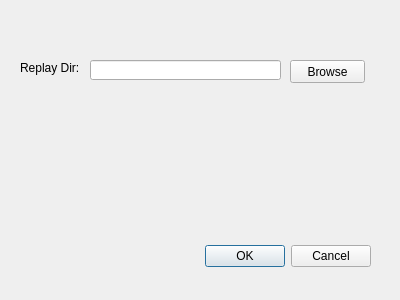
<?xml version="1.0" encoding="UTF-8"?>
<ui version="4.0">
 <class>Preferences</class>
 <widget class="QDialog" name="Preferences">
  <property name="geometry">
   <rect>
    <x>0</x>
    <y>0</y>
    <width>400</width>
    <height>300</height>
   </rect>
  </property>
  <property name="windowTitle">
   <string>Dialog</string>
  </property>
  <widget class="QDialogButtonBox" name="buttonBox">
   <property name="geometry">
    <rect>
     <x>30</x>
     <y>240</y>
     <width>341</width>
     <height>32</height>
    </rect>
   </property>
   <property name="orientation">
    <enum>Qt::Horizontal</enum>
   </property>
   <property name="standardButtons">
    <set>QDialogButtonBox::Cancel|QDialogButtonBox::Ok</set>
   </property>
  </widget>
  <widget class="QLabel" name="label">
   <property name="geometry">
    <rect>
     <x>20</x>
     <y>60</y>
     <width>61</width>
     <height>16</height>
    </rect>
   </property>
   <property name="text">
    <string>Replay Dir:</string>
   </property>
  </widget>
  <widget class="QLineEdit" name="lineEdit">
   <property name="geometry">
    <rect>
     <x>90</x>
     <y>60</y>
     <width>191</width>
     <height>20</height>
    </rect>
   </property>
  </widget>
  <widget class="QPushButton" name="pushButton">
   <property name="geometry">
    <rect>
     <x>290</x>
     <y>60</y>
     <width>75</width>
     <height>23</height>
    </rect>
   </property>
   <property name="text">
    <string>Browse</string>
   </property>
  </widget>
 </widget>
 <resources/>
 <connections>
  <connection>
   <sender>buttonBox</sender>
   <signal>accepted()</signal>
   <receiver>Preferences</receiver>
   <slot>accept()</slot>
   <hints>
    <hint type="sourcelabel">
     <x>248</x>
     <y>254</y>
    </hint>
    <hint type="destinationlabel">
     <x>157</x>
     <y>274</y>
    </hint>
   </hints>
  </connection>
  <connection>
   <sender>buttonBox</sender>
   <signal>rejected()</signal>
   <receiver>Preferences</receiver>
   <slot>reject()</slot>
   <hints>
    <hint type="sourcelabel">
     <x>316</x>
     <y>260</y>
    </hint>
    <hint type="destinationlabel">
     <x>286</x>
     <y>274</y>
    </hint>
   </hints>
  </connection>
 </connections>
</ui>
